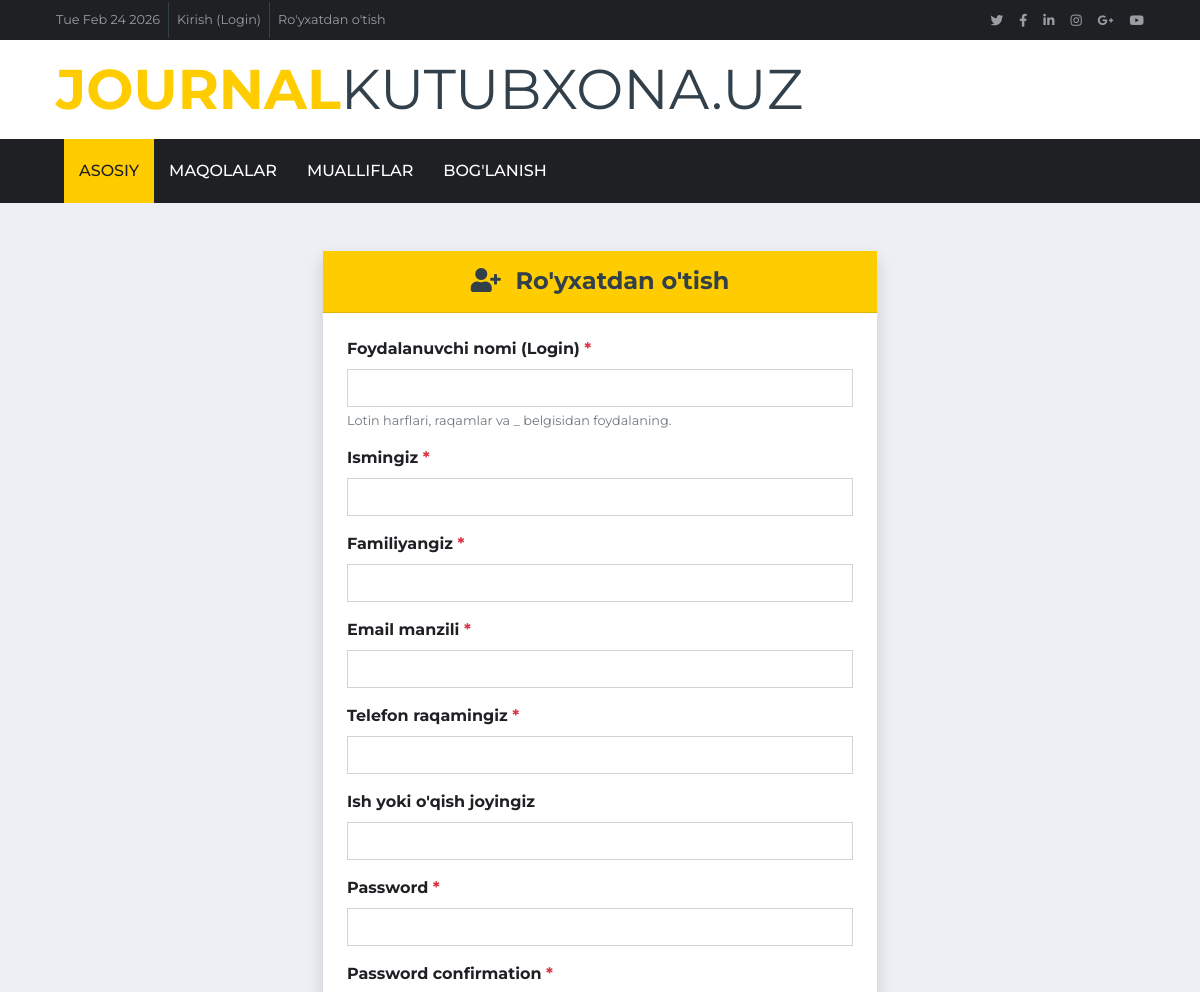
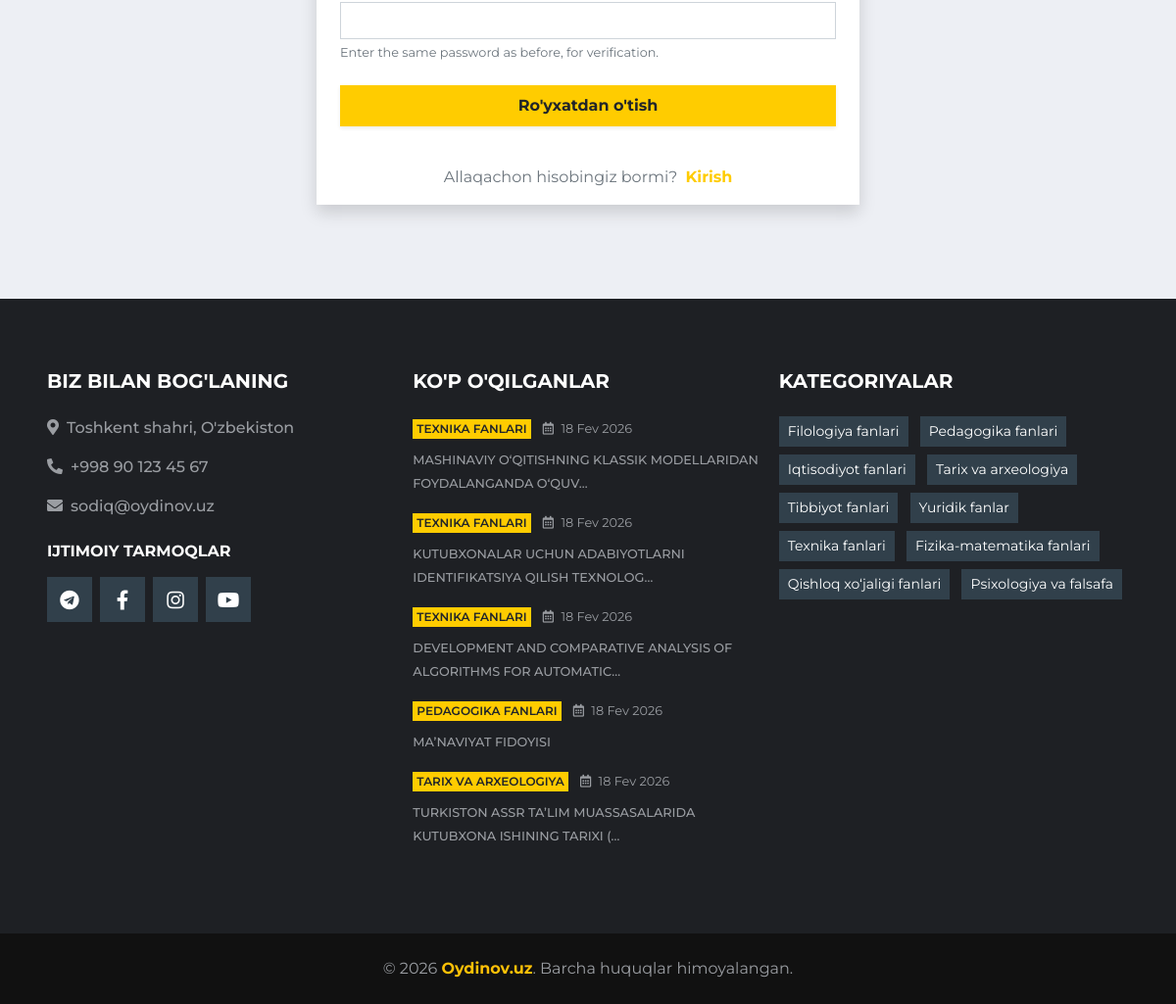
The page /users/register/ on the database its author committed (2 pictures, top to bottom).
### articles/models.py (models this page shows, shortened)
class Article(BaseModel):
    STATUS_CHOICES = [
        ('draft', 'Qoralama'),
        ('submitted', 'Yuborilgan (Moderatsiyada)'),
        ('changes_requested', 'Tahrir talab etiladi'),
        ('rejected', 'Rad etilgan'),
        ('published', 'Chop etilgan'),
    ]
    title = models.CharField(max_length=500, verbose_name="Sarlavha")
    slug = models.SlugField(max_length=500, unique=True, blank=True)
    category = models.ForeignKey(Category, on_delete=models.SET_NULL, null=True, related_name='articles')
    submitter = models.ForeignKey(settings.AUTH_USER_MODEL, on_delete=models.CASCADE, related_name='submitted_articles')
    cover_image = models.ImageField(upload_to='covers/', blank=True, null=True, verbose_name="Muqova rasmi")
    abstract = models.TextField(verbose_name="Annotatsiya")
    is_resubmission = models.BooleanField(default=False)
    original_file = models.FileField(
        upload_to='articles/%Y/%m/',
        validators=[FileExtensionValidator(allowed_extensions=['pdf', 'doc', 'docx'])],
        verbose_name="Maqola fayli"
    )
    file_hash = models.CharField(max_length=64, blank=True, unique=True, verbose_name="Fayl Xeshi")
    keywords = models.CharField(max_length=255, help_text="Vergul bilan ajratilgan")
    references = models.TextField(blank=True, null=True, verbose_name="Adabiyotlar ro'yxati")
    status = models.CharField(max_length=20, choices=STATUS_CHOICES, default='draft')
    views = models.PositiveIntegerField(default=0)
    number = models.CharField(max_length=3, null=True, blank=True, verbose_name="Maqola raqami")
    year = models.CharField(max_length=4, null=True, blank=True, verbose_name="Nashr yili")

class Category(BaseModel):
    name = models.CharField(max_length=100, verbose_name="Kategoriya nomi")
    slug = models.SlugField(unique=True)
    class Meta:
        verbose_name_plural = "Kategoriyalar"

### users/views.py (the view)
# urls.py: path('register/', RegisterView.as_view(), name='register'),
class RegisterView(SuccessMessageMixin, CreateView):
    template_name = 'users/register.html'
    form_class = UserRegistrationForm
    success_url = reverse_lazy('login') # Muvaffaqiyatli bo'lsa Login sahifasiga
    success_message = "Siz muvaffaqiyatli ro'yxatdan o'tdingiz! Endi kirishingiz mumkin."
    def dispatch(self, request, *args, **kwargs):
        if request.user.is_authenticated:
            return redirect('index')
        return super().dispatch(request, *args, **kwargs)

### users/forms.py
class UserRegistrationForm(UserCreationForm):
    class Meta:
        model = CustomUser
        fields = ['username', 'first_name', 'last_name', 'email', 'phone_number', 'institution']
    def __init__(self, *args, **kwargs):
        super().__init__(*args, **kwargs)
        self.fields['username'].label = "Foydalanuvchi nomi (Login)"
        self.fields['username'].help_text = "Lotin harflari, raqamlar va _ belgisidan foydalaning."
        self.fields['first_name'].label = "Ismingiz"
        self.fields['first_name'].required = True # Ism majburiy bo'lsin
        self.fields['last_name'].label = "Familiyangiz"
        self.fields['last_name'].required = True
        self.fields['email'].label = "Email manzili"
        self.fields['email'].required = True
        self.fields['phone_number'].label = "Telefon raqamingiz"
        self.fields['institution'].label = "Ish yoki o'qish joyingiz"
        if 'key1' in self.fields: # Ba'zi versiyalarda farq qilishi mumkin, lekin odatda pastdagi ishlaydi
             pass
        for field_name, field in self.fields.items():
            field.widget.attrs['class'] = 'form-control'

### articles/context_processors.py (called while the page is built)
def footer_context(request):
    footer_popular = Article.objects.filter(status='published').order_by('-views')[:5]
    footer_categories = Category.objects.all()[:20]
    return {
        'footer_popular': footer_popular,
        'footer_categories': footer_categories,
    }

### communication/context_processors.py (called while the page is built)
def unread_messages_count(request):
    if request.user.is_authenticated:
        count = Message.objects.filter(recipient=request.user, is_read=False).count()
        return {'unread_count': count}
    return {'unread_count': 0}

### templates/users/register.html (shortened to what this page needs)
{% extends 'base.html' %} {% block content %}
<div class="container py-5">
  <div class="row justify-content-center">
    <div class="col-md-8 col-lg-6">
      <div class="card shadow border-0">
        <div class="card-header bg-primary text-white text-center py-3">
          <h4 class="mb-0 font-weight-bold">
            <i class="fas fa-user-plus mr-2"></i> Ro'yxatdan o'tish
          </h4>
        </div>
        <div class="card-body p-4">
          <form method="post">
             {% for field in form %}
            <div class="form-group mb-3">
              <label class="font-weight-bold text-dark">
                {{ field.label }} {% if field.field.required %}<span
                  class="text-danger"
                  >*</span
                >{% endif %}
              </label>
              {{ field }}
              {% if field.help_text %}
              <small class="form-text text-muted">
                {{ field.help_text }}
              </small>
              {% endif %}
            </div>
            {% endfor %}
            <div class="mt-4">
              <button
                type="submit"
                class="btn btn-primary btn-block py-2 font-weight-bold shadow-sm"
              >
                Ro'yxatdan o'tish
              </button>
            </div>
          </form>
        </div>
        <div class="card-footer text-center bg-light border-top-0 py-3">
          <p class="mb-0 text-muted">
            Allaqachon hisobingiz bormi?
            <a
              href="{% url 'login' %}"
              class="text-primary font-weight-bold ml-1"
              >Kirish</a
            >
          </p>
        </div>
      </div>
    </div>
  </div>
</div>
{% endblock %}

### templates/base.html (shortened to what this page needs)
{% load static %}
<!doctype html>
<html lang="en">
  <head>
    <link
      href="https://cdnjs.cloudflare.com/ajax/libs/font-awesome/5.15.0/css/all.min.css"
      rel="stylesheet"
    />
    <link href="https://cdn.jsdelivr.net/npm/select2@4.1.0-rc.0/dist/css/select2.min.css" rel="stylesheet" />
    <link rel="stylesheet" href="https://cdn.jsdelivr.net/npm/@ttskch/select2-bootstrap4-theme@x.x.x/dist/select2-bootstrap4.min.css">
    <link href="{% static 'lib/owlcarousel/assets/owl.carousel.min.css' %}" rel="stylesheet" />
    <link href="{% static 'css/style.css' %}" rel="stylesheet" />
  </head>
</html>
<body>
  <div class="container-fluid d-none d-lg-block">
    <div class="row align-items-center bg-dark px-lg-5">
      <div class="col-lg-9">
    <nav class="navbar navbar-expand-sm bg-dark p-0">
        <ul class="navbar-nav ml-n2">
            <li class="nav-item border-right border-secondary">
                <a class="nav-link text-body small" href="#">
                </a>
            </li>
            {% if user.is_authenticated %}
            {% if user.is_staff %}
            <li class="nav-item border-right border-secondary">
                <a class="nav-link small font-weight-bold text-danger" href="{% url 'moderation_list' %}">
                    <i class="fas fa-user-shield mr-1"></i> Admin Panel
                </a>
            </li>
            {% endif %}
            <li class="nav-item border-right border-secondary">
                <a class="nav-link text-body small" href="{% url 'user_profile' user.username %}">
                    <i class="fa fa-user mr-1"></i> Profilim ({{ user.username }})
                </a>
            </li>
            <li class="nav-item border-right border-secondary position-relative">
                <a class="nav-link text-body small" href="{% url 'inbox' %}">
                    <i class="fa fa-envelope mr-1"></i> Xabarlar
                    {% if unread_count > 0 %}
                    <span class="badge badge-danger rounded-circle position-absolute"
                          style="top: 2px; right: 2px; font-size: 10px; padding: 3px 6px;">
                        {{ unread_count }}
                    </span>
                    {% endif %}
                </a>
            </li>
            <li class="nav-item border-right border-secondary">
                <a class="nav-link text-body small" href="{% url 'article_create' %}">
                    <i class="fa fa-plus mr-1"></i> Maqola qo'shish
                </a>
            </li>
            <li class="nav-item">
                <form action="{% url 'logout' %}" method="post" style="display: inline;">
                    {% csrf_token %}
                    <button type="submit" class="nav-link text-body small bg-transparent border-0" style="cursor: pointer;">
                        Chiqish
                    </button>
                </form>
            </li>
        {% else %}
            <li class="nav-item border-right border-secondary">
                <a class="nav-link text-body small" href="{% url 'login' %}">Kirish (Login)</a>
            </li>
            <li class="nav-item">
                <a class="nav-link text-body small" href="{% url 'register' %}">Ro'yxatdan o'tish</a>
            </li>
        {% endif %}
        </ul>
    </nav>
</div>
      <div class="col-lg-3 text-right d-none d-md-block">
        <nav class="navbar navbar-expand-sm bg-dark p-0">
          <ul class="navbar-nav ml-auto mr-n2">
            <li class="nav-item">
              <a class="nav-link text-body" href="#"
                ><small class="fab fa-twitter"></small
              ></a>
            </li>
            <li class="nav-item">
              <a class="nav-link text-body" href="#"
                ><small class="fab fa-facebook-f"></small
              ></a>
            </li>
            <li class="nav-item">
              <a class="nav-link text-body" href="#"
                ><small class="fab fa-linkedin-in"></small
              ></a>
            </li>
            <li class="nav-item">
              <a class="nav-link text-body" href="#"
                ><small class="fab fa-instagram"></small
              ></a>
            </li>
            <li class="nav-item">
              <a class="nav-link text-body" href="#"
                ><small class="fab fa-google-plus-g"></small
              ></a>
            </li>
            <li class="nav-item">
              <a class="nav-link text-body" href="#"
                ><small class="fab fa-youtube"></small
              ></a>
            </li>
          </ul>
        </nav>
      </div>
    </div>
    <div class="row align-items-center bg-white py-3 px-lg-5">
      <div class="col-lg-4">
        <a href="{% url 'index' %}" class="navbar-brand p-0 d-none d-lg-block">
          <h1 class="m-0 display-4 text-uppercase text-primary">
            Journal<span class="text-secondary font-weight-normal">kutubxona.uz</span>
          </h1>
        </a>
      </div>
    </div>
  </div>
  <div class="container-fluid p-0">
    <nav
      class="navbar navbar-expand-lg bg-dark navbar-dark py-2 py-lg-0 px-lg-5"
    >
      <div
        class="collapse navbar-collapse justify-content-between px-0 px-lg-3"
        id="navbarCollapse"
      >
        <div class="navbar-nav mr-auto py-0">
          <a href="{% url 'index' %}" class="nav-item nav-link active">Asosiy</a>
          <a href="{% url 'article_list' %}" class="nav-item nav-link">Maqolalar</a>
          <a href="{% url 'author_list' %}" class="nav-item nav-link">Mualliflar</a>
          <a href="{% url 'contact' %}" class="nav-item nav-link">Bog'lanish</a>
        </div>
      </div>
    </nav>
  </div>
  {% block content %}
  {% endblock content %}
<div class="container-fluid bg-dark pt-5 px-sm-3 px-md-5 mt-5">
    <div class="row py-4">
        <div class="col-lg-4 col-md-6 mb-5">
            <h5 class="mb-4 text-white text-uppercase font-weight-bold">
                Biz bilan bog'laning
            </h5>
            <p class="font-weight-medium">
                <i class="fa fa-map-marker-alt mr-2"></i>Toshkent shahri, O'zbekiston
            </p>
            <p class="font-weight-medium">
                <i class="fa fa-phone-alt mr-2"></i>+998 90 123 45 67
            </p>
            <p class="font-weight-medium">
                <i class="fa fa-envelope mr-2"></i>sodiq@oydinov.uz
            </p>
            <h6 class="mt-4 mb-3 text-white text-uppercase font-weight-bold">
                Ijtimoiy tarmoqlar
            </h6>
            <div class="d-flex justify-content-start">
                <a class="btn btn-lg btn-secondary btn-lg-square mr-2" href="#"><i class="fab fa-telegram"></i></a>
                <a class="btn btn-lg btn-secondary btn-lg-square mr-2" href="#"><i class="fab fa-facebook-f"></i></a>
                <a class="btn btn-lg btn-secondary btn-lg-square mr-2" href="#"><i class="fab fa-instagram"></i></a>
                <a class="btn btn-lg btn-secondary btn-lg-square" href="#"><i class="fab fa-youtube"></i></a>
            </div>
        </div>
        <div class="col-lg-4 col-md-6 mb-5">
            <h5 class="mb-4 text-white text-uppercase font-weight-bold">
                Ko'p o'qilganlar
            </h5>
            {% for article in footer_popular %}
            <div class="mb-3">
                <div class="mb-2">
                    <a class="badge badge-primary text-uppercase font-weight-semi-bold p-1 mr-2" href="{% url 'article_list' %}?category={{ article.category.id }}">
                        {{ article.category.name }}
                    </a>
                    <span class="text-body small"><i class="far fa-calendar-alt mr-1"></i> {{ article.created_at|date:"d M Y" }}</span>
                </div>
                <a class="small text-body text-uppercase font-weight-medium" href="{% url 'article_detail' article.slug %}">
                    {{ article.title|truncatechars:65 }}
                </a>
            </div>
            {% empty %}
                <p class="text-muted">Hozircha maqolalar yo'q.</p>
            {% endfor %}
        </div>
        <div class="col-lg-4 col-md-6 mb-5">
            <h5 class="mb-4 text-white text-uppercase font-weight-bold">
                Kategoriyalar
            </h5>
            <div class="m-n1">
                {% for cat in footer_categories %}
                    <a href="{% url 'article_list' %}?category={{ cat.id }}" class="btn btn-sm btn-secondary m-1">
                        {{ cat.name }}
                    </a>
                {% empty %}
                    <span class="text-muted">Kategoriyalar mavjud emas</span>
                {% endfor %}
            </div>
        </div>
    </div>
</div>
<div class="container-fluid py-4 px-sm-3 px-md-5" style="background: #111111">
    <p class="m-0 text-center">
        &copy; 2026 <a href="{% url 'index' %}" class="text-warning font-weight-bold">Oydinov.uz</a>. Barcha huquqlar himoyalangan.
        <br>
    </p>
</div>
</body>
</html>

### rows shown on the page
Article: category.name "TEXNIKA FANLARI", created_at "18 Fev 2026", title "MASHINAVIY O‘QITISHNING KLASSIK MODELLARIDAN FOYDALANGANDA O‘QUV…"
Article: category.name "TEXNIKA FANLARI", created_at "18 Fev 2026", title "KUTUBXONALAR UCHUN ADABIYOTLARNI IDENTIFIKATSIYA QILISH TEXNOLOG…"
Article: category.name "TEXNIKA FANLARI", created_at "18 Fev 2026", title "DEVELOPMENT AND COMPARATIVE ANALYSIS OF ALGORITHMS FOR AUTOMATIC…"
Article: category.name "PEDAGOGIKA FANLARI", created_at "18 Fev 2026", title "MA’NAVIYAT FIDOYISI"
Article: category.name "TARIX VA ARXEOLOGIYA", created_at "18 Fev 2026", title "TURKISTON ASSR TA’LIM MUASSASALARIDA KUTUBXONA ISHINING TARIXI (…"
Category: name "Filologiya fanlari"
Category: name "Pedagogika fanlari"
Category: name "Iqtisodiyot fanlari"
Category: name "Tarix va arxeologiya"
Category: name "Tibbiyot fanlari"
Category: name "Yuridik fanlar"
Category: name "Texnika fanlari"
Category: name "Fizika-matematika fanlari"
Category: name "Qishloq xo‘jaligi fanlari"
Category: name "Psixologiya va falsafa"

### other values the page prints
{{ field.label }} "Foydalanuvchi nomi (Login)" "Ismingiz" "Familiyangiz" "Email manzili" "Telefon raqamingiz" "Ish yoki o'qish joyingiz" "Password" "Password confirmation"
{{ field.help_text }} "Lotin harflari, raqamlar va _ belgisidan foydalaning." "Enter the same password as before, for verification."
